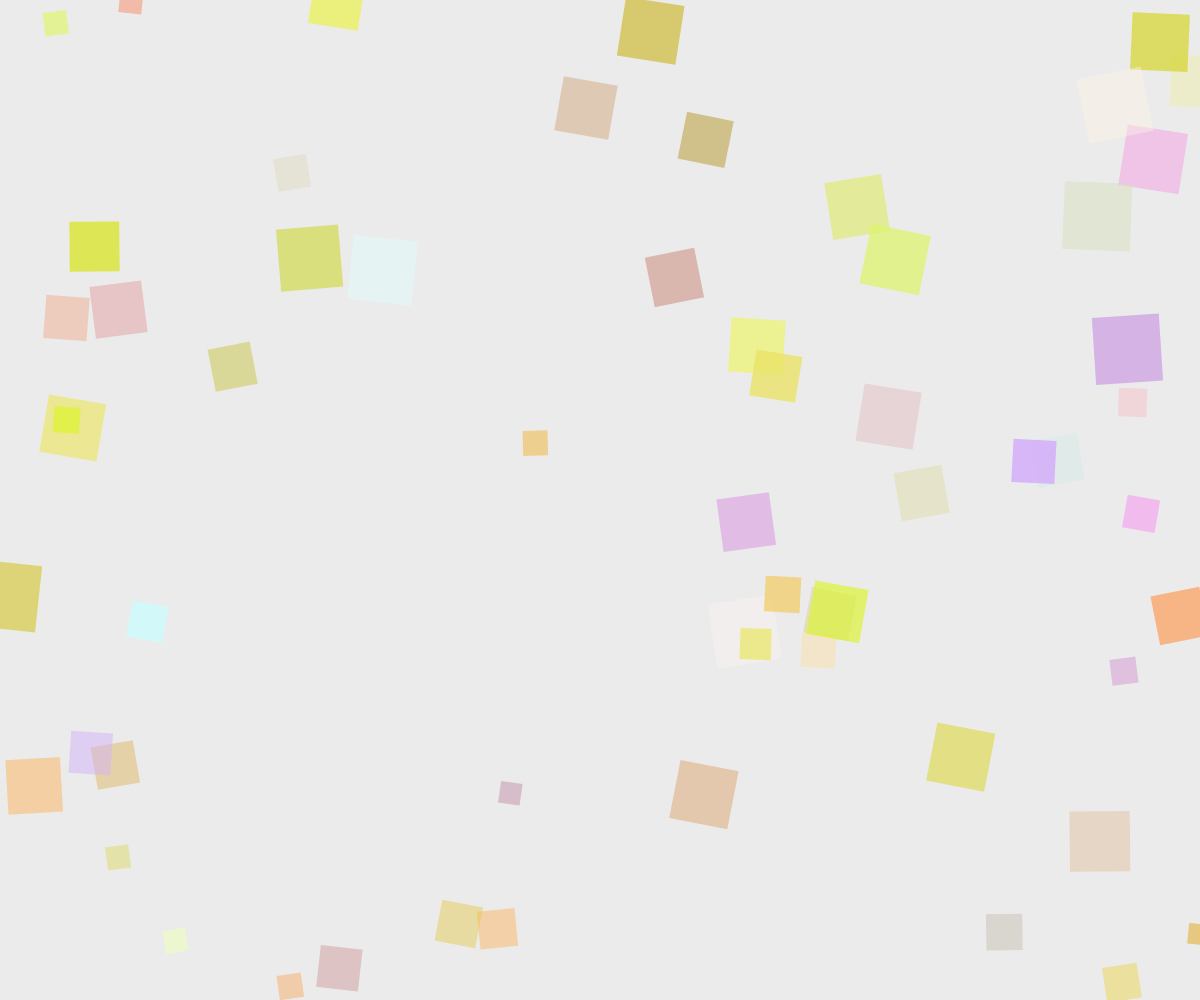
Frame 1 (no input)
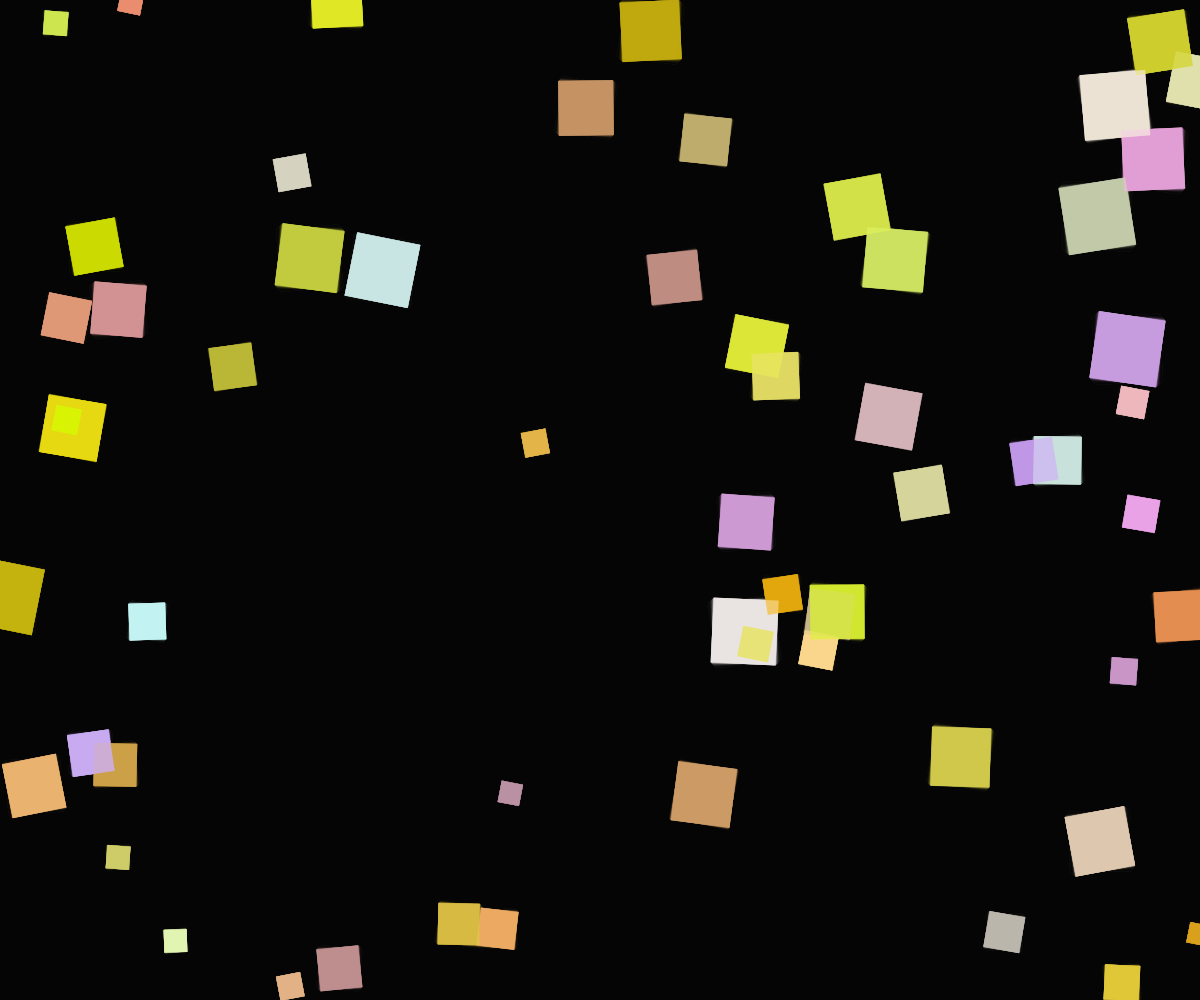
Frame 60 (no input)
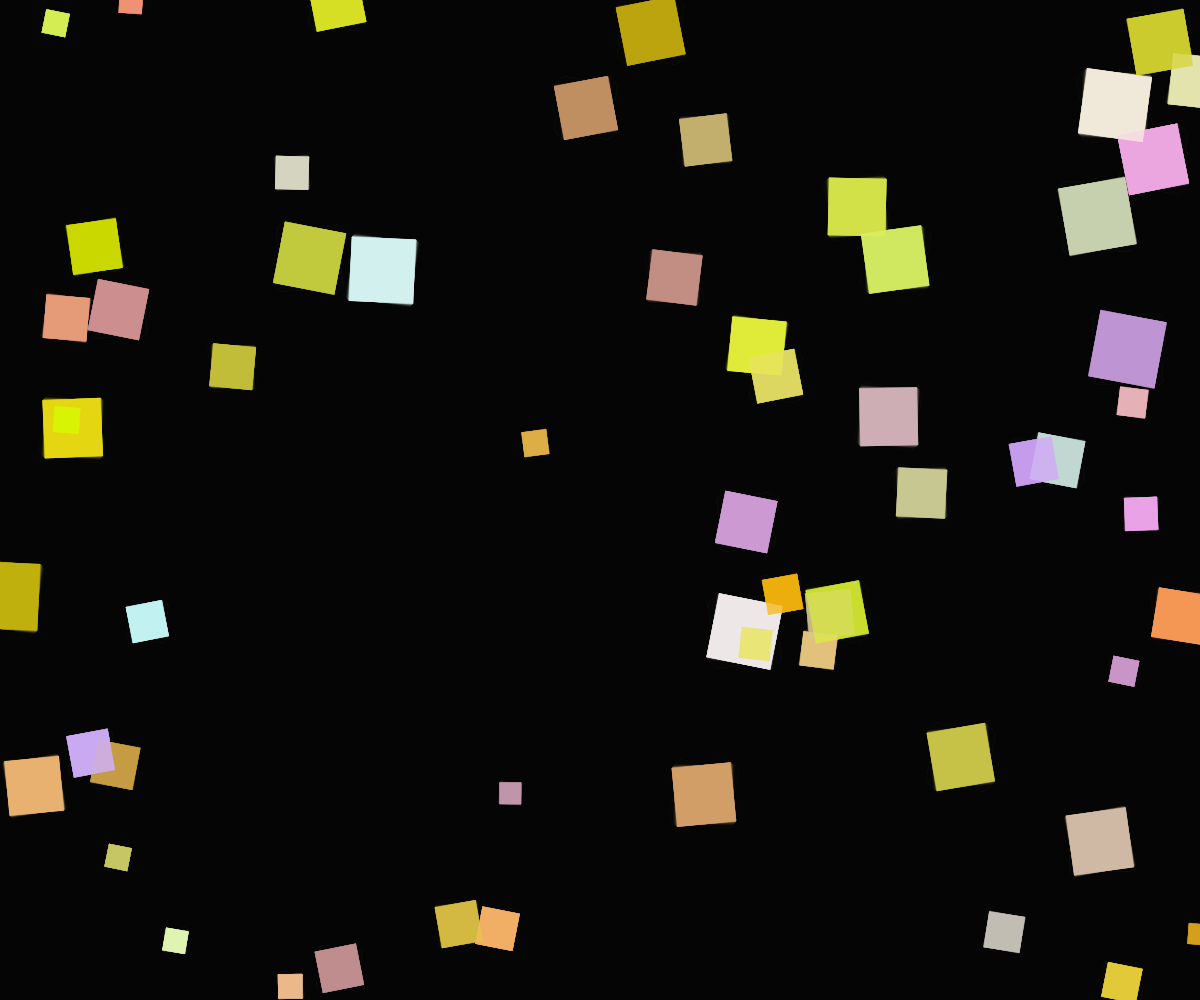
Frame 120 (the mouse pressed at the canvas centre since frame 60)

The p5.js sketch that drew these frames (run headless with seeded random() and noise() and a simulated clock; from frame 60 on, the mouse is pressed at the canvas centre):

// p5.js sketch
// ── sketch.js
let squares = [];

function setup() {
  createCanvas(windowWidth, windowHeight);
  rectMode(CENTER);
  noStroke();

  for (let i = 0; i < 60; i++) {
    squares.push({
      x: random(width),
      y: random(height),
      size: random(20, 70),
      baseColor: color(random(200, 255), random(150, 255), random(255))
    });
  }
}

function draw() {

  background(0, 20);

  for (let s of squares) {

    let flicker = noise(frameCount * 0.05 + s.x * 0.1, s.y * 0.1);
    let alpha = map(flicker, 0, 1, 50, 255);
    fill(red(s.baseColor), green(s.baseColor), blue(s.baseColor), alpha);

    push();
    translate(s.x, s.y);
    rotate(sin(frameCount * 0.02 + s.x * 0.1) * 0.2); 
    rect(0, 0, s.size, s.size);
    pop();
  }
}

function windowResized() {
  resizeCanvas(windowWidth, windowHeight);
}
